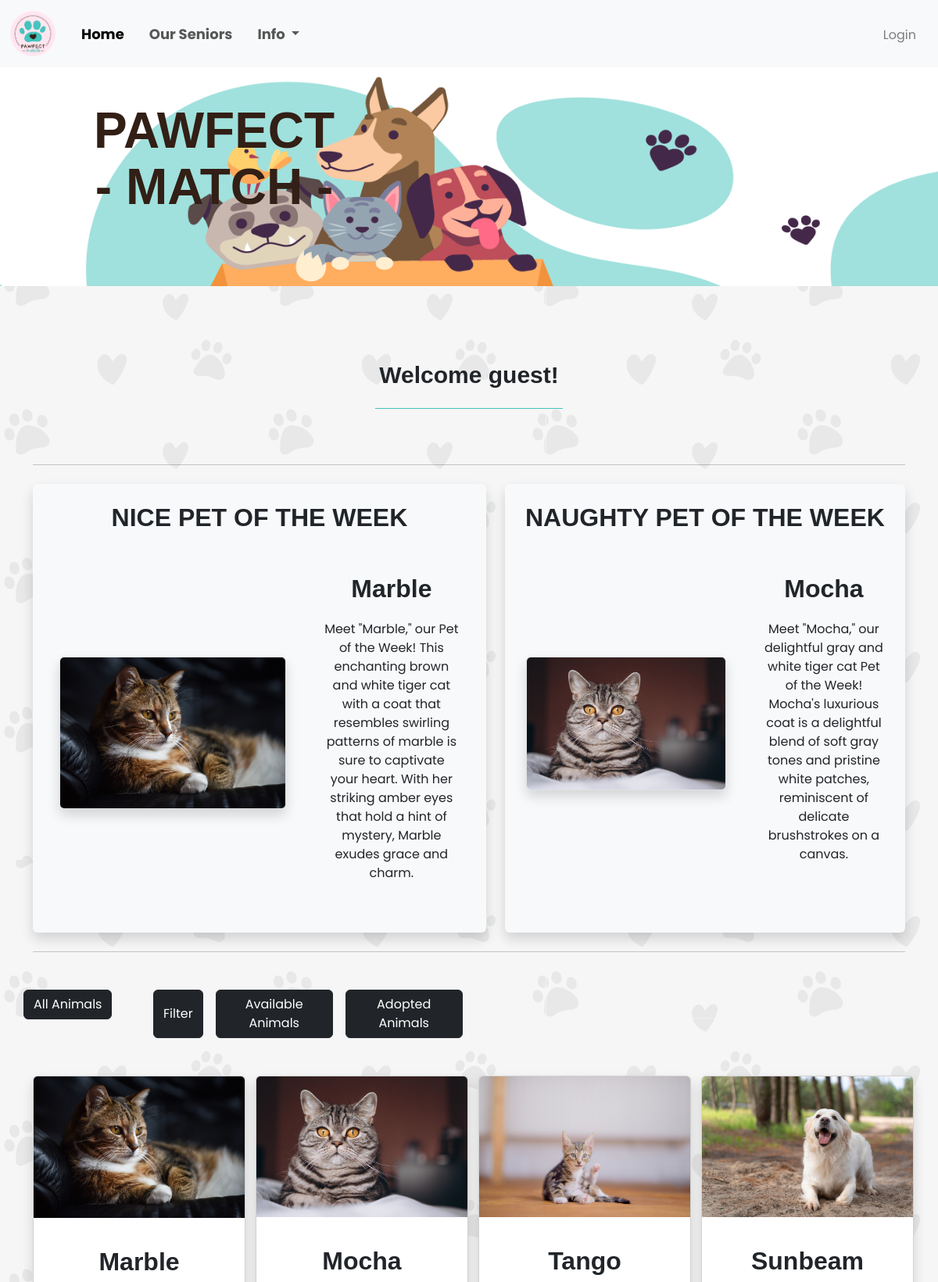
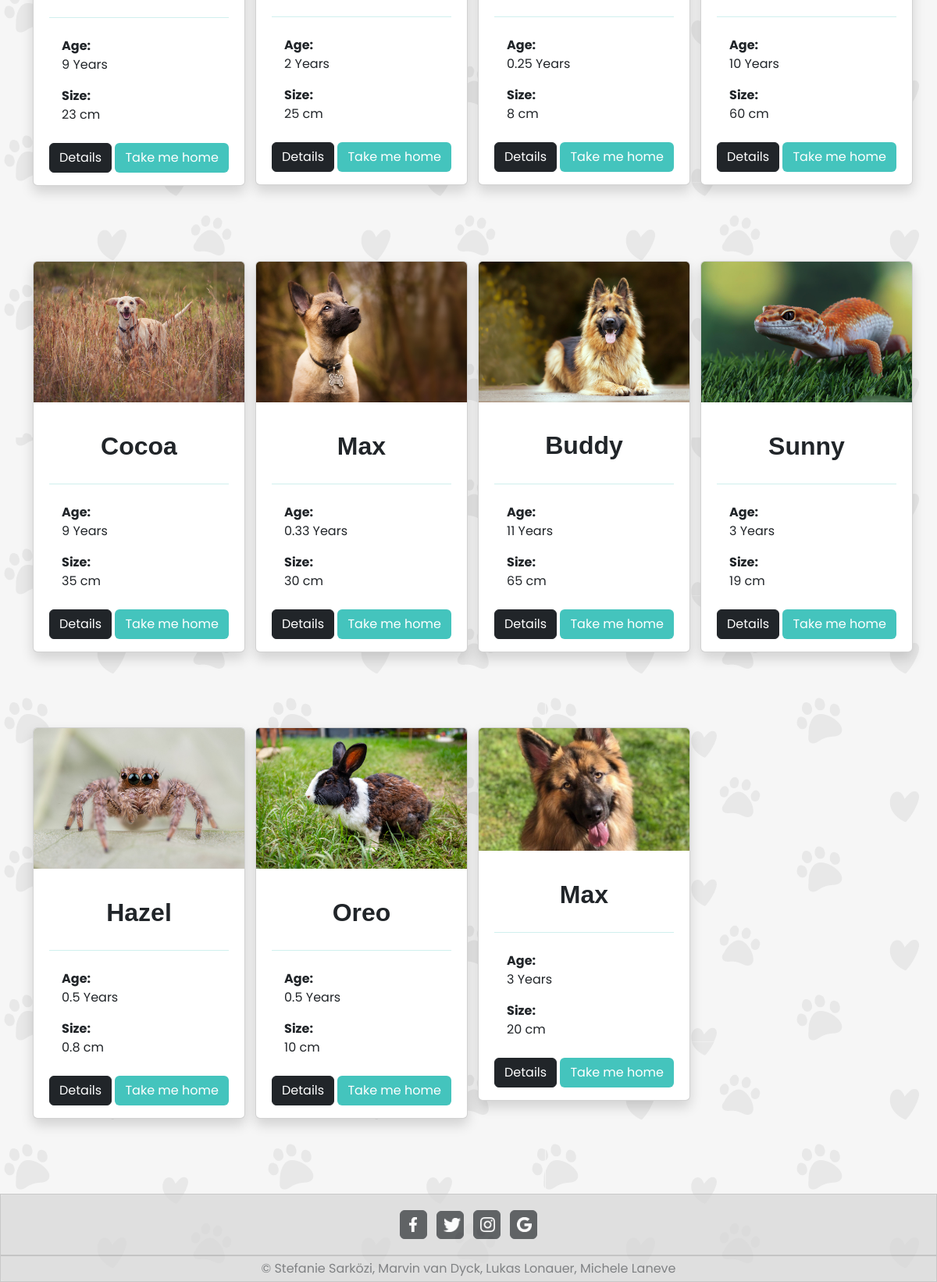
Page /php/home.php on the committed database (2 pictures, top to bottom).
### tables this page shows
CREATE TABLE `animals` (
  `id` int(11) NOT NULL,
  `name` varchar(30) NOT NULL,
  `picture` varchar(100) DEFAULT NULL,
  `address` varchar(60) NOT NULL,
  `description` varchar(10000) NOT NULL,
  `size` varchar(20) NOT NULL,
  `age` varchar(30) NOT NULL,
  `vaccinated` varchar(3) NOT NULL,
  `breed` varchar(30) NOT NULL,
  `status` tinyint(1) NOT NULL,
  `agency_id_fk` int(11) NOT NULL
);

CREATE TABLE `pet_of_week` (
  `id` int(11) NOT NULL,
  `animal_id` int(11) NOT NULL,
  `description` varchar(255) NOT NULL
);

### php/home.php (the view, shortened to what this page needs)
<?php
    require_once "footer.php";
    require_once "navbar.php";
    $animalDisplay = $age = $operator = $location = $species = $speciesOptions = "";
    require_once "db_connect.php";
    $name = "";
    $potwBtn ="
    <div class='row row-cols-xl-4 row-cols-md-2 row-cols-s-1 gap-3'>
        <form method='post' enctype='multipart/form-data' class='myForm'>
        <button name='allAnimals' class='btn btn-dark mybtn' type='submit'>All Animals</button>
        </form>
        <button class='btn btn-dark mybtn' type='button' data-bs-toggle='offcanvas' data-bs-target='#offcanvasScrolling' aria-controls='offcanvasScrolling'>Filter</button>
        <form method='post' enctype='multipart/form-data' class='myForm'>
        <button name='availableAnimals' class='btn btn-dark mybtn' type='submit'>Available Animals</button>
        </form>
        <form method='post' enctype='multipart/form-data' class='myForm'>
        <button name='adoptedAnimals' class='btn btn-dark mybtn' type='submit'>Adopted Animals</button>
        </form>
    </div>
    ";
    if(!isset($_SESSION["user"]) && !isset($_SESSION["adm"]) && !isset($_SESSION["shelter"])){
        $name = "guest";
    }
    $sqlAnimals = "SELECT * FROM animals";
    $resultAnimals = mysqli_query($connect, $sqlAnimals);
    $sqlPow = "SELECT * FROM pet_of_week WHERE id = 1";
    $resultPow = mysqli_query($connect, $sqlPow);
    $rowNice = mysqli_fetch_assoc($resultPow);
    $sqlAnimal = "SELECT * FROM animals WHERE id = {$rowNice["animal_id"]}";
    $resultAnimal = mysqli_query($connect, $sqlAnimal);
    $rowAnimal = mysqli_fetch_assoc($resultAnimal);
    $nicePet = "
        <div class='text-center my-5'>
            <div class='d-flex flex-row flex-wrap flex-sm-wrap flex-md-wrap flex-lg-nowrap flex-xl-nowrap flex-xxl-nowrap justify-content-center align-items-center gap-5'>
                    <img src='../images/{$rowAnimal["picture"]}' class='img-fluid img-thumbnail rounded potwImg shadow' style='width: 50%; height: 50%; object-fit: cover; object-position: center;' alt='...' '>
                <div class='conTxt'>
                    <b class='mb-5  card-title'>{$rowAnimal["name"]}</b>
                    <p class='mt-3'>{$rowNice["description"]}
                </div>
            </div>
        </div>";
    $sqlPow = "SELECT * FROM pet_of_week WHERE id = 2";
    $resultPow = mysqli_query($connect, $sqlPow);
    $rowNice = mysqli_fetch_assoc($resultPow);
    $sqlAnimal = "SELECT * FROM animals WHERE id = {$rowNice["animal_id"]}";
    $resultAnimal = mysqli_query($connect, $sqlAnimal);
    $rowAnimal = mysqli_fetch_assoc($resultAnimal);
    $naughtyPet = "
        <div class='text-center my-5'>
            <div class='d-flex flex-row flex-wrap flex-sm-wrap flex-md-wrap flex-lg-nowrap flex-xl-nowrap flex-xxl-nowrap justify-content-center align-items-center gap-5'>
                    <img src='../images/{$rowAnimal["picture"]}' class='img-fluid img-thumbnail rounded potwImg shadow' style='width: 50%; height: 50%; object-fit: cover; object-position: center;' alt='...' '>
                <div class='conTxt'>
                    <b class='mb-5 card-title'>{$rowAnimal["name"]}</b>
                    <p class='mt-3'>{$rowNice["description"]}
                </div>
            </div>
        </div>";
    if(mysqli_num_rows($resultAnimals) > 0){
        while($rowAnimal = mysqli_fetch_assoc($resultAnimals)){
            if(!isset($_SESSION["user"]) && !isset($_SESSION["adm"]) && !isset($_SESSION["shelter"])){
                $bttn ="
                <div class='buttons text-center'>
                    <a href='details.php?x={$rowAnimal["id"]}' class='btn btn-dark'>Details</a>
                    <button  class='btn text-white' id='upBtn'> <a class='text-decoration-none text-white' href='login.php'>Take me home </a> </button>
                </div>";
            }
            $animalDisplay .= "<div>
            <div class='card gap-2 mt-5 mb-5 shadow align-items-center' style='width: 17rem;'>
                <img src='../images/{$rowAnimal["picture"]}' class='card-img-top' alt='...' style='max-height:50%; object-fit:cover;'>
                <div class='card-body '>
                    <h3 class='card-title text-center d-flex align-items-center justify-content-center' style='height: 8vh;' >{$rowAnimal["name"]}</h3>
                    <hr class='TitleHR'>
                    <p class='card-text ps-3 mt-4'><b>Age:</b> <br> {$rowAnimal["age"]} Years</p>
                    <p class='card-text mb-4 ps-3'><b>Size:</b><br> {$rowAnimal["size"]} cm</p>
                    {$bttn}
                    </div>
                </div>
          </div>";
        }
    }else {
        $animalDisplay.= "No results found!";
    }
?>
<!DOCTYPE html>
<html lang ="en">
<head>
    <link href ="https://cdn.jsdelivr.net/npm/bootstrap@5.3.0/dist/css/bootstrap.min.css"  rel= "stylesheet">
</head>
<body>
    <?=$nav ?>
    <div class="headerImage mb-5">
        <p id="hero">PAWFECT <br> - MATCH -</p>
    </div>
    <div class="text-center">
        <h2 class="text-center mt-5" id="welcome">Welcome <?= $name ?>!</h2>
        <hr class="MLLine" style="width:20vw;">
    </div>
    <div class="container">
        <hr class="mt-5 mb-4">
        <div class="d-flex flex-row flex-wrap flex-sm-wrap flex-md-wrap flex-lg-nowrap flex-xl-nowrap flex-xxl-nowrap justify-content-center align-items-stretch gap-4">
            <div class="text-center bg-light rounded shadow flex-grow-1">
                <h2 class="mb-5 mt-4 card-title">NICE PET OF THE WEEK</h2>
                <?=$nicePet?>
            </div>
            <div class="text-center bg-light rounded shadow flex-grow-1">
                <h2 class="mb-5 mt-4 card-title">NAUGHTY PET OF THE WEEK</h2>
                <?=$naughtyPet?>
            </div>
        </div>
        <hr class="mb-5 mt-4">
        <?= $potwBtn ?>
        <div class="row row-cols-xl-4 row-cols-lg-3 row-cols-md-2 row-cols-sm-1 row-cols-xs-1">
            <?= $animalDisplay ?>
        </div>
    </div>
    <?=$footer ?>
</body>
</html>

### php/footer.php
<?php
$footer ='<footer class="mt-5 sticky">
        <div class="card text-center" id="foBg">
            <div class="card-header p-3">
                <a class="btn btn-dark p-1 m-1" style="width: 3%;" href="#" role="button"><img src="../images/Facebook.png" width="40%" class="m-1"></a>
                <a class="btn btn-dark p-1 m-1" style="width: 3%;" href="#" role="button"><img src="../images/twitter.png" width="90%" class="m-1"></a>
                <a class="btn btn-dark p-1 m-1" style="width: 3%;" href="#" role="button"><img src="../images/instagram.png" width="75%"  class="m-1"></a>
                <a class="btn btn-dark p-1 m-1" style="width: 3%;" href="#" role="button"><img src="../images/google.png" width="75%"  class="m-1"></a>
            </div>
            <div class="card-footer text-body-secondary p-1">
                &copy; Stefanie Sarközi, Marvin van Dyck, Lukas Lonauer, Michele Laneve
            </div>
        </div>
    </footer>';
?>

### php/navbar.php (shortened to what this page needs)
<?php
    $dashboard="";
    $log="
        <li class='nav-item'>
            <a class='nav-link' href='logout.php?logout'>Logout</a >
        </li>";
    if(!isset($_SESSION["user"]) && !isset($_SESSION["adm"])&& !isset($_SESSION["shelter"])){
        $userAcc = "
        <a class='navbar-brand' href='login.php'>
        <span class='text-black-50 fs-6'>Login</span>
        </a>";
        $log="";
    }
    $nav="
    <nav class='navbar navbar-expand-lg bg-body-tertiary' >
    <div class='container-fluid'>
        <a class='navbar-brand' href='home.php'>
            <img src='../images/logo.png' alt='logo' style='width: 5vw;'>
        </a>
        <ul class='navbar-nav me-auto mb-2 mb-lg-0 navText' >
            <li class='nav-item ms-2 me-3'>
                <a class='nav-link active' aria-current='page' href='home.php'>Home</a>
            </li>
            <!-- <li class='nav-item'>
                <a class='nav-link' href='home.php'>Pets</a>
            </li>-->
            <li class='nav-item  me-3'>
                <a class='nav-link' href='senior.php'>Our Seniors</a>
            </li>
            <li class='nav-item dropdown me-3'>
                <a class='nav-link dropdown-toggle' href='#' role='button' data-bs-toggle='dropdown' aria-expanded='false'>
                    Info
                </a>
                <ul class='dropdown-menu'>
                    <li><a class='dropdown-item' href='resourceLibrary.php'>Resource Library</a></li>
                    <li><a class='dropdown-item' href='faq.php'>FAQ</a></li>
                    <li><a class='dropdown-item' href='about.php'>About us</a></li>
                </ul>
            </li>
            {$dashboard}
            {$log}
        </ul>
        {$userAcc}
    </div>
    </nav>"
?>

### css/home.css (style rules this page uses)
* { font-family: 'Poppins', sans-serif; }
body { min-height: 100vh; background-image:url(../images/bg.png); background-size:auto; }
.navbar { font-size: 1.5vw; }
.navText { font-weight: 700; font-style: normal; }
.headerImage { background-image: url("../images/hero.png"); width: 100%; min-height: 35vh; background-size: cover; background-repeat: no-repeat; background-position: center; position: relative; display: flex; }
#hero { font-family: "marvin-round", sans-serif; font-weight: 600; font-style: normal; color: #321f15; font-size: 400%; position: absolute; left: 10%; top: 16%; text-align: center; line-height: 4.5rem; }
#welcome { font-family: "marvin-round", sans-serif; font-weight: 600; font-style: normal; font-size: 2.5vw; }
.card-title { align-items: center; font-family: "snicker", sans-serif; font-weight: 700; font-style: normal; font-size: 2rem; }
.TitleHR { color: #44c4bd; }
#foBg { background-color: gainsboro; opacity: 70%; border-radius: 0%; width: 100%; }
.MLLine { display: inline-flex; justify-self: center; align-self: center; color: #44c4bd; opacity: 100%; }
.potwImg { padding: 0%; }
.conTxt { width: 30%; }
#upBtn { background-color: #44c4bd; }
.mybtn { width: auto; height: auto; text-align: center; }
.myForm { width: 150px; padding: 0px; margin: 0px; }
body { display: flex; flex-direction: column; min-height: 100vh; margin: 0; }
.sticky { margin-top: auto; }
@media only screen and (max-width: 1200px) { .potwImg { padding: 0px; margin: 0px; width: 50%; } }

### rows in the picture
animals: picture (picture), name "Marble", age "9", size "23"
pet_of_week: description "Meet \"Marble,\" our Pet of the Week! This enchanting brown and white tiger cat with a coat that resembles swirling patterns of marble is sure to captivate your heart. With her striking amber eyes that hold a hint of mystery, Marble exudes grace and charm."
animals: picture (picture), name "Mocha", age "2", size "25"
pet_of_week: description "Meet \"Mocha,\" our delightful gray and white tiger cat Pet of the Week! Mocha's luxurious coat is a delightful blend of soft gray tones and pristine white patches, reminiscent of delicate brushstrokes on a canvas."
animals: picture (picture), name "Tango", age "0.25", size "8"
animals: picture (picture), name "Sunbeam", age "10", size "60"
animals: picture (picture), name "Cocoa", age "9", size "35"
animals: picture (picture), name "Max", age "0.33", size "30"
animals: picture (picture), name "Buddy", age "11", size "65"
animals: picture (picture), name "Sunny", age "3", size "19"
animals: picture (picture), name "Hazel", age "0.5", size "0.8"
animals: picture (picture), name "Oreo", age "0.5", size "10"
animals: picture (picture), name "Max", age "3", size "20"

### other values in the picture
$name "guest"
